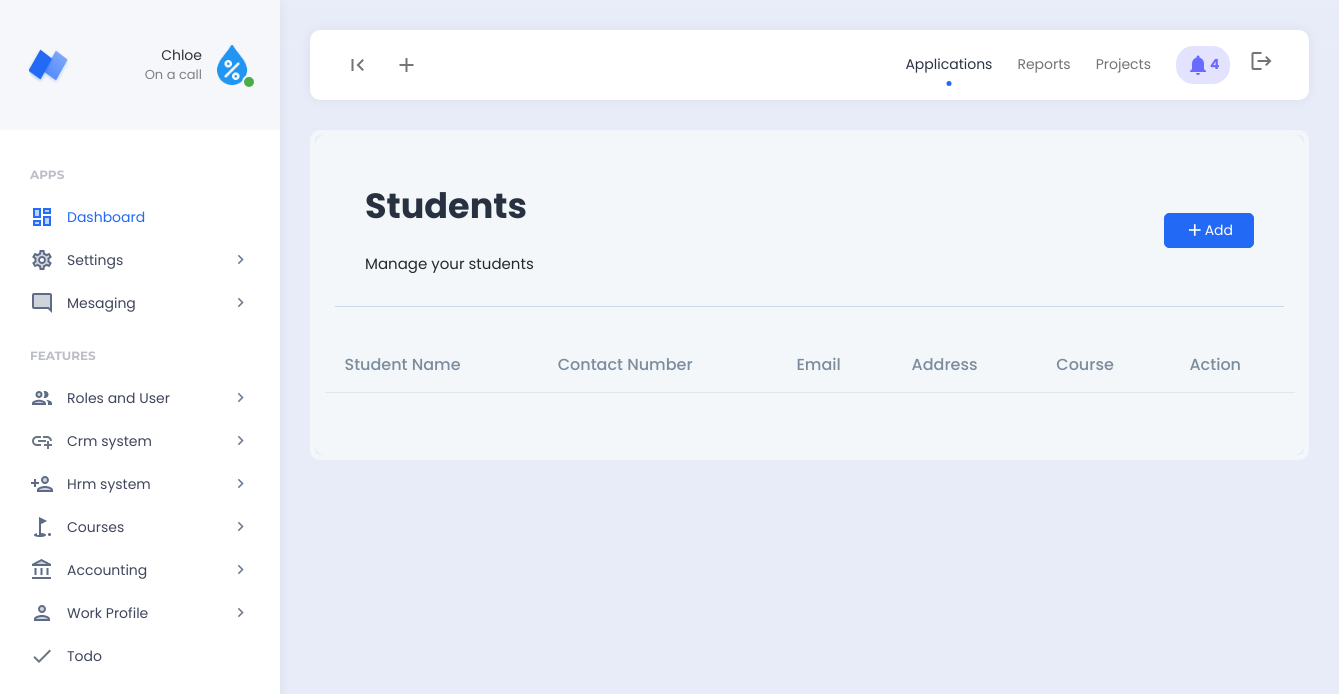
The page /student/ (signed in) on the database as committed earlier.
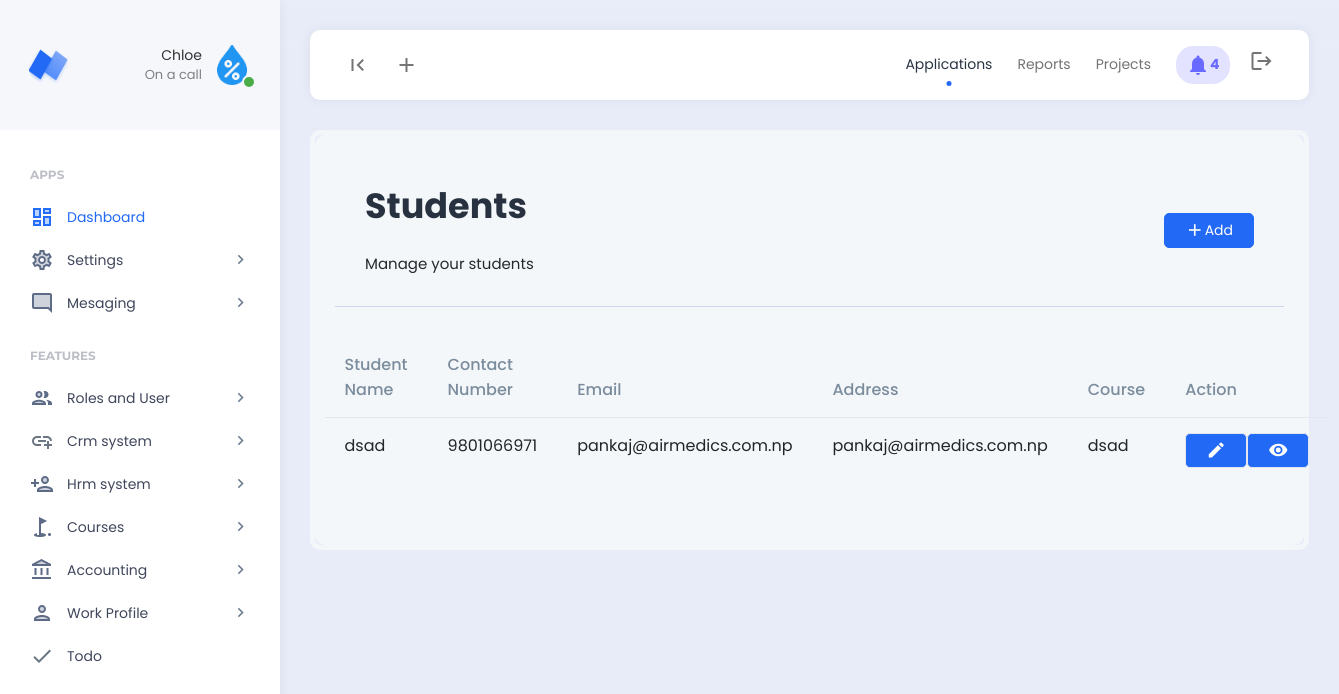
The same page on the database as committed later.
### student/models.py (models this page shows, shortened)
class Student(models.Model):
    user = models.OneToOneField(User, on_delete=models.CASCADE)
    address = models.CharField(max_length=255)
    contact = models.CharField(max_length=100)
    class Meta:
        verbose_name_plural = "01. Students"

### student/views.py (the view)
# urls.py: path('', include('student.urls')),
def student(request):
    if 'read_student' in custom_data_views(request):
        student = Student.objects.all()
        context = {
            'student': student
        }
        return render(request,'student/student.html', context)
    else:
        messages.info(request, "Unauthorized access.")
        return redirect('home')

### templates/student/student.html
{% include 'header.html' %}
<div class="app-content">
    <div class="content-wrapper">
        <div class="example-container">
            <div class="example-content bg-light">
                <div class="page-description d-flex align-items-center">
                    <div class="page-description-content flex-grow-1">
                        <h1>Students</h1>
                        <span>Manage your students</span>
                    </div>
                    <div class="page-description-actions">
                        <a href="{% url 'add_student' %}" class="btn btn-primary"><i class="material-icons">add</i>Add</a>
                    </div>
                </div>
				<div class="row">
					<table id="datable_1" class="table nowrap w-100 mb-5">
						<thead>
							<tr>
								<th>Student Name</th>
								<th>Contact Number</th>
								<th>Email</th>
								<th>Address</th>
								<th>Course</th>
								<th>Action</th>
							</tr>
						</thead>
						<tbody>
							{% for student in student %}
							<tr>
								<td>{{student.user}}</td>
								<td>{{student.contact}}</td>
								<td>{{student.user.email}}</td>
								<td>{{student.user.email}}</td>
								<td>{{student.address}}</td>
								<td>
									<div class="d-flex align-items-center">
										<div class="d-flex">
											{% if 'update_student' in permissions %}
											<a href="{% url 'edit_student' id=student.id %}" class="btn btn-primary"><i class="material-icons">edit</i></a>
											{% endif %}
											{% if 'read_student' in permissions %}
											<a href="{% url 'view_student' id=student.id %}" class="btn btn-primary"><i class="material-icons">visibility</i></a>
											{% endif %}
										</div>
									</div>
								</td>
							</tr>
							{% endfor %}
						</tbody>
					</table>
				</div>
            </div>
        </div>
    </div>
</div>
{% include 'footer.html' %}

Rows that differ between the two databases and show on the page:
added Student: user "dsad", contact "9801066971", user.email "pankaj@airmedics.com.np", address "dsad"
